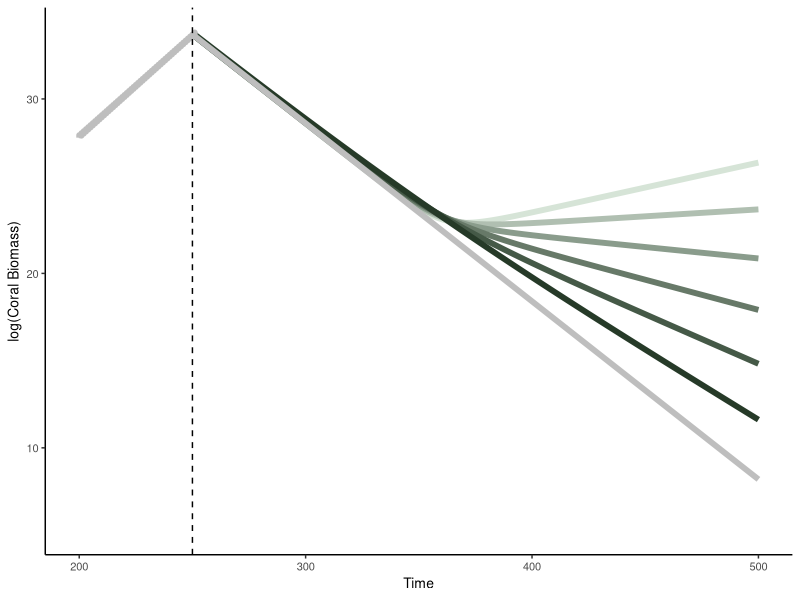
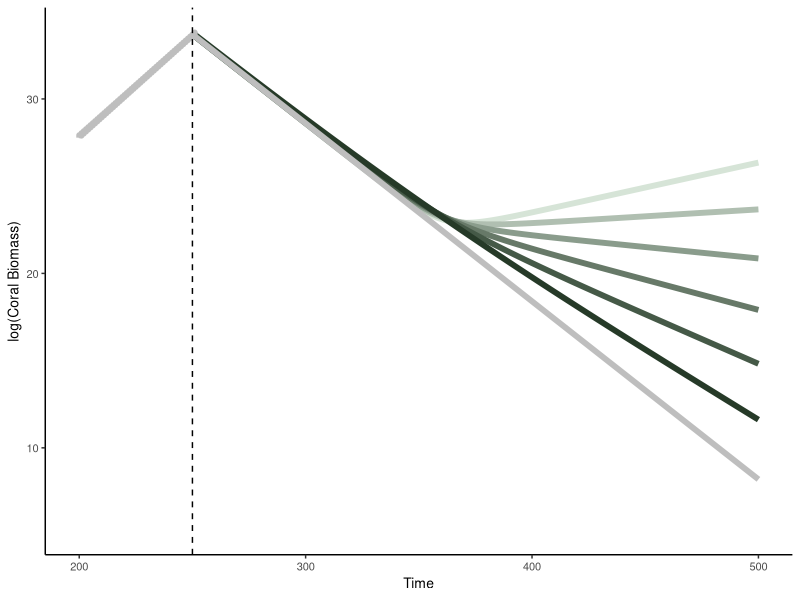

These charts were generated, in order, by the following R code:
############################################
##########  LR DEPENDENT NEW RECRUITMENT ANALYSIS #######
############################################
library(tidyverse)

biomass_t <- function(maxt, B, l1, l2, vs, vl, bc){
  t = 1 #initial time
  while(t <= maxt){
    b1_t <- as.numeric(B[t,1])
    b2_t <- as.numeric(B[t,2])
    b1_tp1 = ((1-l1)*b1_t*vs) + (l1*b1_t*vl) + l1*b1_t*bc
    b2_tp1 = ((1-l2)*b2_t*vs) + (l2*b2_t*vl) + l2*b2_t*bc
    B <- rbind(B, c(b1_tp1, b2_tp1))
    t = t+1
  }
  colnames(B) = c("B1", "B2")
  return(B)
}

gr_calc <- function(vs, l, s, beta){
  gr_eq = vs*(1+l*(s + beta -1))
  return(gr_eq)
}

grow_steady = function(l, gamma, beta){
  g = 1/(1+(l*(gamma+beta-1)))
  return(g)
}

#lr_options = data.frame(ls = c(.1, .8), lr = c(.2, .9))
lr_options = seq(.1, .6, .1)
l_susceptible = c(.7) 
out_early <- data.frame()
for(i in 1:length(lr_options)){
  maxt = 250
  B <- matrix(0, ncol = 2, nrow = 1)
  #rows of P must sum to 1
  B[1,1] = 100 #initial value for type 1
  B[1,2] = 100 #initial value for type 2
  
  #l1 = 
  l1 = lr_options[i]
  l2 = l_susceptible[1] #must be higher than l1
  vs = 1.05
  vl = .735
  bc = .42
  s = vl/vs
  beta = bc/vs
  s
  beta
  
  l_early = data.frame(biomass_t(maxt, B, l1 = l1, l2 = l2 , vs, vl, bc))
  l_early$lr2 = l2
  l_early$lr1 = l1
  l_early$time = 1:nrow(l_early)
  
  l_recruit_fail = l_early %>% mutate(prop_unfaith = B2/(B1+B2), total_biomass = B1+B2)
  out_early <- rbind(out_early, l_recruit_fail)
  
}

out_late_nosave <- data.frame()
for(i in 1:length(lr_options)){
  maxt = 250
  B <- matrix(0, ncol = 2, nrow = 1)
  l1 = lr_options[i]
  l2 = l_susceptible[1] #must be higher than l1
  #rows of P must sum to 1
  B[1,1] = 0 #initial value for type 1
  B[1,2] = out_early[out_early$time == 250 & out_early$lr1 == l1 & out_early$lr2 == l2,]$B2 #initial value for type 2
  
  #l1 = 

  vs = 1.05
  vl = .735
  bc = .42*.25 #recruitfailure!
  s = vl/vs
  beta = bc/vs
  s
  beta
  
  l_early = data.frame(biomass_t(maxt, B, l1 = l1, l2 = l2 , vs, vl, bc))
  l_early$lr2 = l2
  l_early$lr1 = l1
  l_early$time = 250+(1:nrow(l_early))
  
  l_recruit_fail = l_early %>% mutate(prop_unfaith = B2/(B1+B2), total_biomass = B1+B2)
  out_late_nosave <- rbind(out_late_nosave, l_recruit_fail)
  
}

out_late_save <- data.frame()
for(i in 1:length(lr_options)){
  maxt = 250
  B <- matrix(0, ncol = 2, nrow = 1)
  l1 = lr_options[i]
  l2 = l_susceptible #must be higher than l1
  #rows of P must sum to 1
  B[1,1] = out_early[out_early$time == 250 & out_early$lr1 == l1 & out_early$lr2 == l2,]$B1
  B[1,2] = out_early[out_early$time == 250 & out_early$lr1 == l1 & out_early$lr2 == l2,]$B2 #initial value for type 2
  
  #l1 = 
  
  vs = 1.05
  vl = .735
  bc = .42*.25
  s = vl/vs
  beta = bc/vs
  s
  beta
  
  l_early = data.frame(biomass_t(maxt, B, l1 = l1, l2 = l2 , vs, vl, bc))
  l_early$lr2 = l2
  l_early$lr1 = l1
  l_early$time = 250+(1:nrow(l_early))
  
  l_recruit_fail = l_early %>% mutate(prop_unfaith = B2/(B1+B2), total_biomass = B1+B2)
  out_late_save <- rbind(out_late_save, l_recruit_fail)
  
}

#low = "#D6E4D7", high = "#263A28"
out_early$condition <- "noinvade"
out_late_nosave$condition <- "noinvade"
out_late_save$condition <- out_late_save$lr1
out_all <- rbind(out_early, out_late_nosave, out_late_save)

okabe <- c("#E69F00", "#56B4E9", "#009E73", "#F0E442", "#0072B2", "#D55E00", "#CC79A7", "blue")
#gradient scale for leaver color low = "#D6E4D7", high = "#263A28"
cc <- scales::seq_gradient_pal("#D6E4D7", "#263A28", "Lab")(seq(0,1,length.out=6))

pal <- c(cc, "gray")
gr_recruit_fail = out_all %>% ggplot(aes(x = time, y = log(total_biomass), col = interaction(condition), group = interaction(condition))) +
  geom_line(lwd = 2) + 
  theme_classic() + theme(legend.position = "none", text = element_text(size = 10)) +
  ylab("log(Coral Biomass)") + xlab("Time")  + scale_color_manual(values =pal) + 
  geom_vline(xintercept = 250, col = 'black', lty = 'dashed') + xlim(c(200, 500))
gr_recruit_fail

ggsave("figures/lr_depend_recruit.png", gr_recruit_fail, width = 2.5, height = 2.5, units = "in", dpi = 500)



